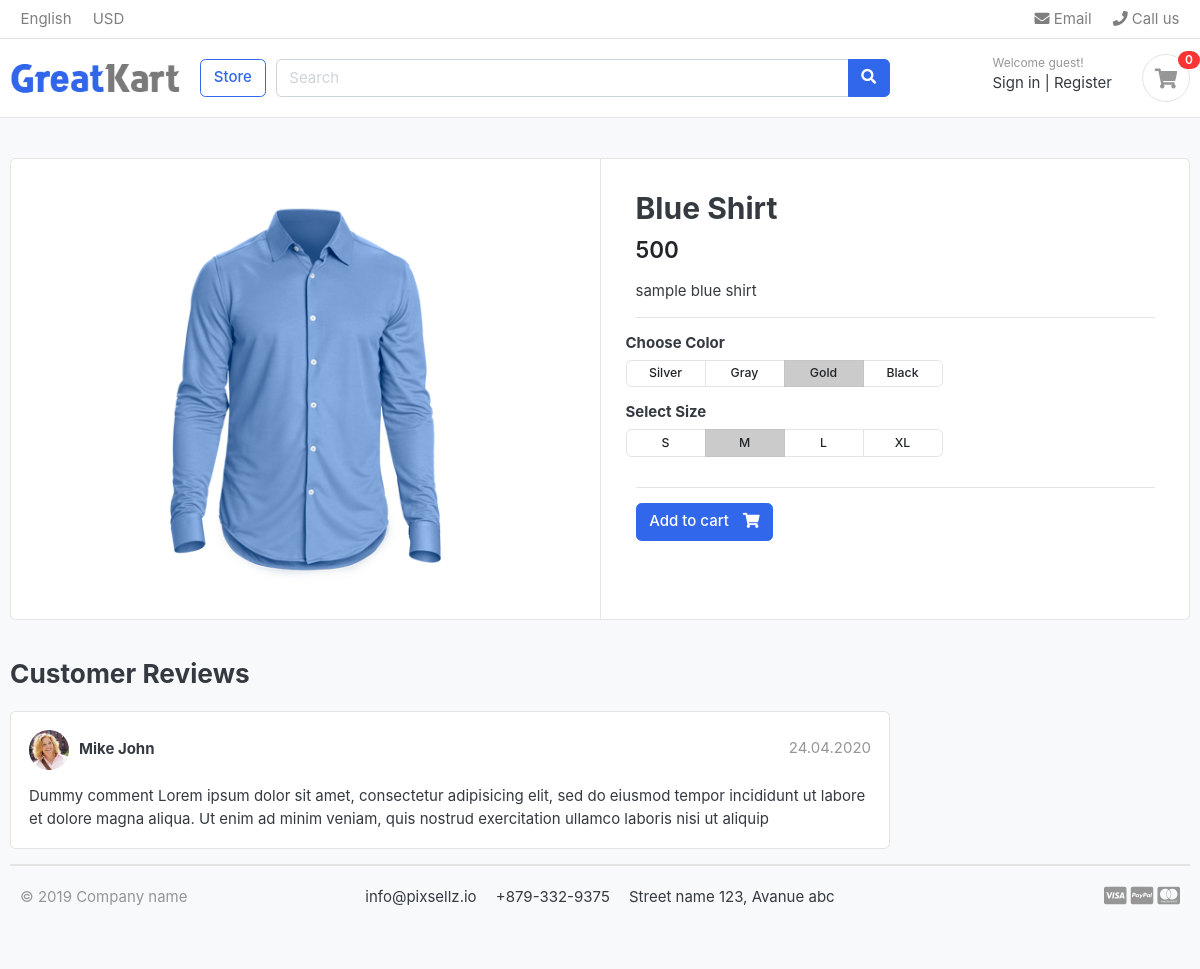
Page /store/shirts/blue-shirt on the committed database.
### store/models.py (models this page shows, shortened)
class Products(models.Model):
    product_name    = models.CharField(max_length=200, unique=True)
    slug            = models.SlugField(max_length=200, unique=True)
    description     = models.TextField(max_length=500, blank=True)
    price           = models.IntegerField()
    images          = models.ImageField(upload_to='photos/products')
    stock           = models.IntegerField()
    is_available    = models.BooleanField(default=True)
    category        = models.ForeignKey(Category, on_delete=models.CASCADE)
    created_date    = models.DateTimeField(auto_now_add=True)
    modified_date   = models.DateTimeField(auto_now=True)

### store/views.py (the view)
# urls.py: path('<slug:category_slug>/<slug:product_slug>',views.product_detail, name='product_detail')
def product_detail(request,category_slug,product_slug):
    print("inside product details")
    try:
        single_product = Products.objects.get(category__slug=category_slug,slug=product_slug)
        in_cart = CartItem.objects.filter(cart__cart_id =_cart_id(request), product = single_product).exists()
    except Exception as e:
        raise e
    context = {
        'single_product': single_product,
        'in_cart':  in_cart
    }
    return render(request, 'store/product_detail.html',context)

### cart/context_processors.py (called while the page is built)
def counter(request):
    cart_count = 0
    if 'admin' in request.path:
        pass
    else:
        try :
            cart = Cart.objects.filter(cart_id=_cart_id(request))
            cart_items = CartItem.objects.all().filter(cart=cart[:1])
            for cart_item in cart_items:
                cart_count += cart_item.quantity
        except Cart.DoesNotExist:
            cart_count=0
    return dict(cart_count=cart_count)

### cart/views.py (called while the page is built)
def _cart_id(request):
    cart = request.session.session_key
    if not cart:
        cart = request.session.create()
    return cart

### category/context_processor.py (called while the page is built)
def category_menu_links(request):
    menu_links = Category.objects.all()
    return dict(links=menu_links)

### templates/store/product_detail.html
{% extends 'base.html' %}
{% load static %}
{% block content %}
<section class="section-content padding-y bg">
  <div class="container">
    <div class="card">
      <div class="row no-gutters">
        <aside class="col-md-6">
          <article class="gallery-wrap">
            <div class="img-big-wrap">
              <a href="#"><img src="{{ single_product.images.url }}"></a>
            </div>
          </article>
        </aside>
        <main class="col-md-6 border-left">
          <article class="content-body">
            <h2 class="title">{{ single_product.product_name }}</h2>
            <div class="mb-3">
              <var class="price h4">{{ single_product.price }}</var>
            </div>
            <p>{{ single_product.description }}</p>
            <hr>
            <div class="row">
              <div class="item-option-select">
                <h6>Choose Color</h6>
                <div class="btn-group btn-group-sm btn-group-toggle" data-toggle="buttons">
                  <label class="btn btn-light">
                    <input type="radio" name="radio_color"> Silver
                  </label>
                  <label class="btn btn-light">
                    <input type="radio" name="radio_color"> Gray
                  </label>
                  <label class="btn btn-light active">
                    <input type="radio" name="radio_color checked"> Gold
                  </label>
                  <label class="btn btn-light">
                    <input type="radio" name="radio_color"> Black
                  </label>
                </div>
              </div>
            </div>
            <div class="row">
              <div class="item-option-select">
                <h6>Select Size</h6>
                <div class="btn-group btn-group-sm btn-group-toggle" data-toggle="buttons">
                  <label class="btn btn-light">
                    <input type="radio" name="radio_color"> S
                  </label>
                  <label class="btn btn-light active">
                    <input type="radio" name="radio_color" checked> M
                  </label>
                  <label class="btn btn-light">
                    <input type="radio" name="radio_color"> L
                  </label>
                  <label class="btn btn-light">
                    <input type="radio" name="radio_color"> XL
                  </label>
                </div>
              </div>
            </div>
            <hr>
            {% if single_product.stock <= 0 %} <h4 class="text-danger">Out of Stock</h4>
              {% else %}
              {% if in_cart %}
              <a href="#" class="btn  btn-success"> <span class="text">Added to cart</span> <i class="fas fa-check"></i>
                <a href="{% url 'cart' %}" class="btn  btn-primary"> <span class="text">View  cart</span> <i class="fas fa-eye"></i>
              </a>
              {% else %}
              <a href="{% url 'add_cart' single_product.id %}" class="btn  btn-primary"> <span class="text">Add to
                  cart</span> <i class="fas fa-shopping-cart"></i> </a>
              {% endif %}
              {% endif %}
          </article>
        </main>
      </div>
    </div>
    <br>
    <div class="row">
      <div class="col-md-9">
        <header class="section-heading">
          <h3>Customer Reviews </h3>
        </header>
        <article class="box mb-3">
          <div class="icontext w-100">
            <img src="{% static './images/avatars/avatar1.jpg' %}" class="img-xs icon rounded-circle">
            <div class="text">
              <span class="date text-muted float-md-right">24.04.2020 </span>
              <h6 class="mb-1">Mike John </h6>
            </div>
          </div>
          <div class="mt-3">
            <p>
              Dummy comment Lorem ipsum dolor sit amet, consectetur adipisicing elit, sed do eiusmod
              tempor incididunt ut labore et dolore magna aliqua. Ut enim ad minim veniam,
              quis nostrud exercitation ullamco laboris nisi ut aliquip
            </p>
          </div>
        </article>
      </div>
    </div>
    {% endblock %}

### static/css/ui.css (style rules this page uses)
html { font-family: "Inter", sans-serif; font-size: 15px; }
.content-body { flex: 1 1 auto; padding: 2rem 2.3rem; }
.img-xs, .img-sm, .img-md, .img-lg { -o-object-fit: cover; object-fit: cover; flex-shrink: 0; flex-grow: 0; }
.img-xs { width: 40px; height: 40px; }
.padding-y { padding-top: 40px; padding-bottom: 40px; }
var { font-style: normal; }
article:after, .form-group:after { display: block; clear: both; content: ""; }
.bg { background-color: #f8f9fa; }
.section-heading { margin-bottom: 20px; margin-top: 15px; }
p:last-child { margin-bottom: 0; }
.btn-light { background-color: #fff; border-color: #e4e4e4; }
.btn .text + i { margin-left: 10px; }
.icontext { display: inline-flex; align-items: center; vertical-align: middle; }
.icontext .text { width: 100%; line-height: 1.2; }
.icontext .icon { position: relative; margin-right: 10px; flex-shrink: 0; flex-grow: 0; }
.price { font-weight: 600; color: #212529; }
.box { padding: 18px; background: #fff; border-radius: 0.37rem; border: 1px solid #e4e4e4; }
.box img { max-width: 100%; }
.gallery-wrap .img-big-wrap { margin-bottom: 10px; border-radius: 0.37rem; overflow: hidden; background-color: #fff; }
.gallery-wrap .img-big-wrap a { text-align: center; display: block; }
.gallery-wrap .img-big-wrap img { height: 450px; width: auto; display: inline-block; }
.item-option-select { margin-bottom: 1rem; display: inline-block; margin-right: 15px; }
.item-option-select .btn { min-width: 80px; }

### rows in the picture
Products: images (picture), product_name "Blue Shirt", price "500", description "sample blue shirt"

### other values in the picture
{{ cart_count }} "0"
